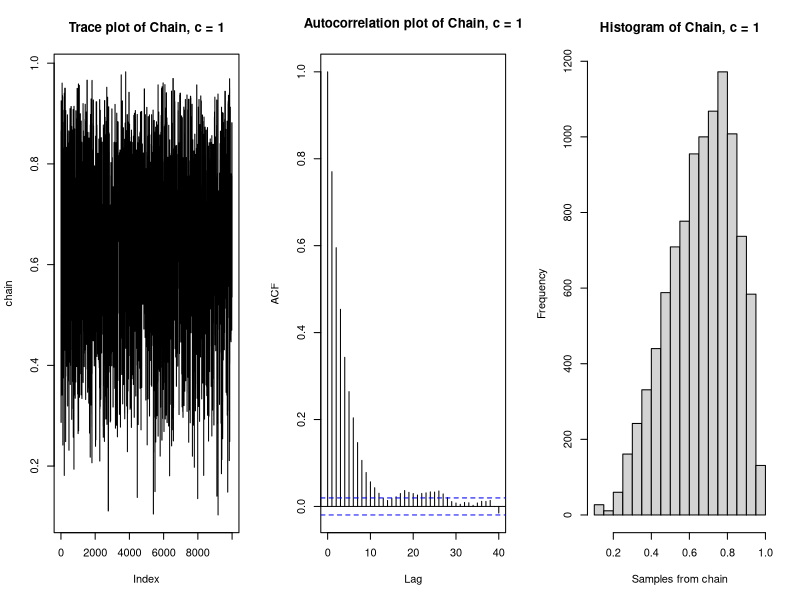
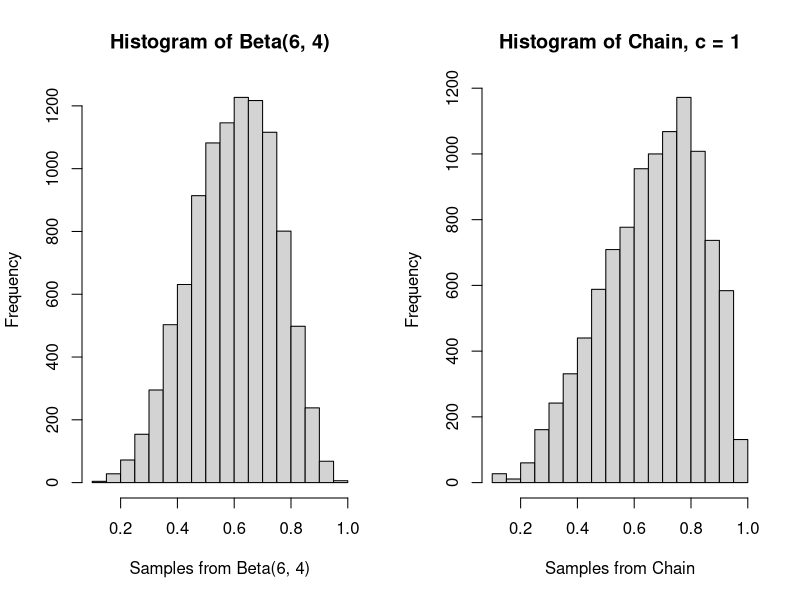
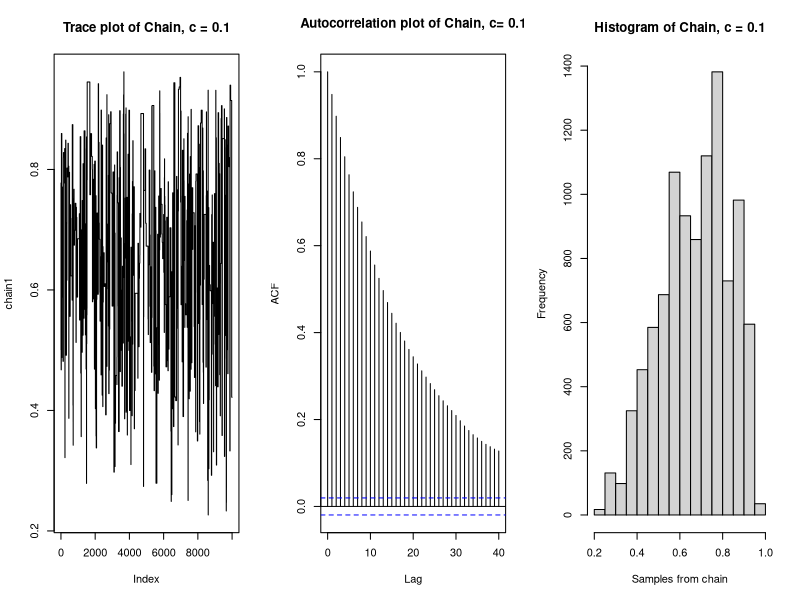
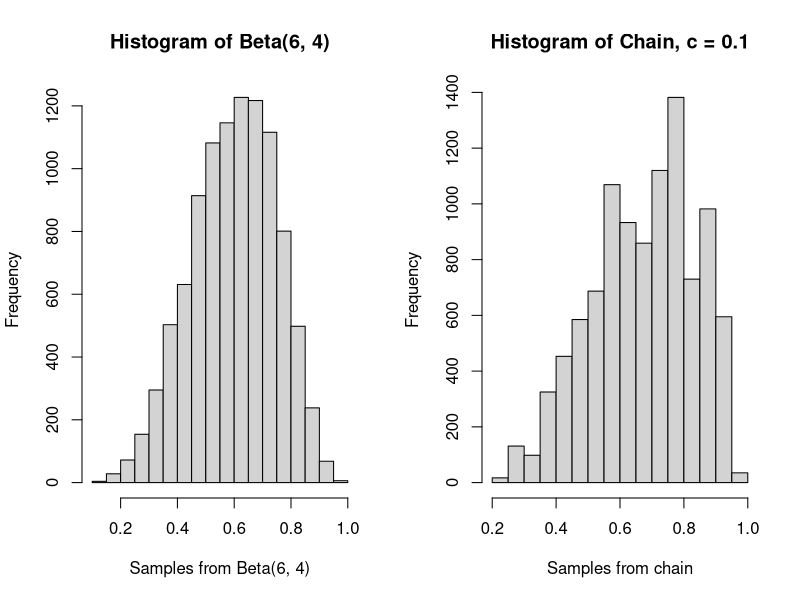
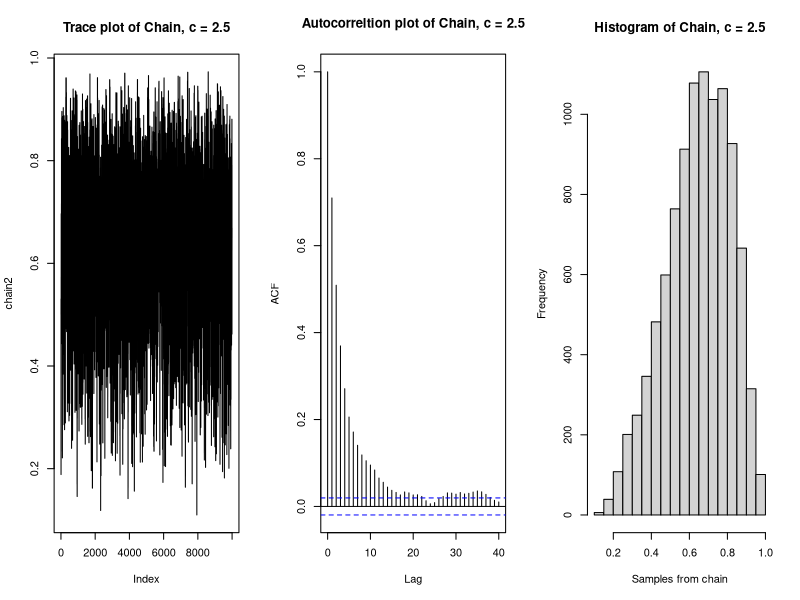
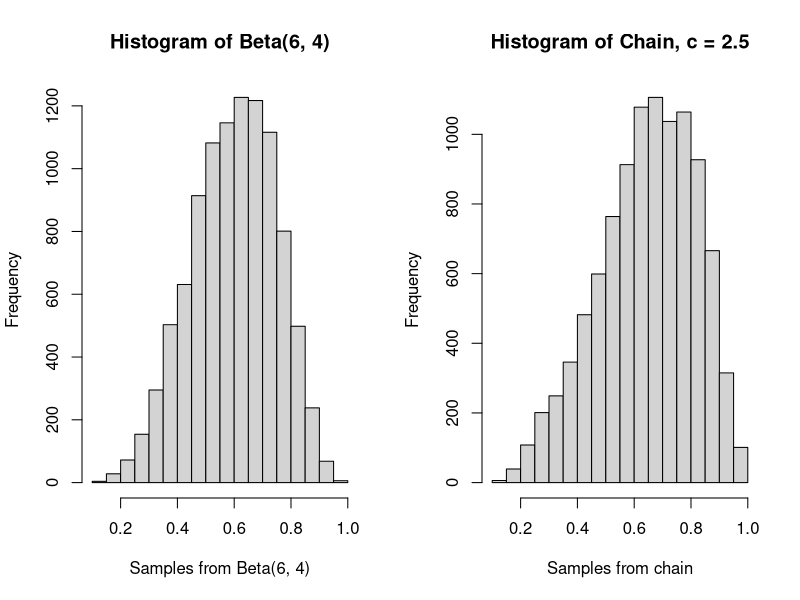
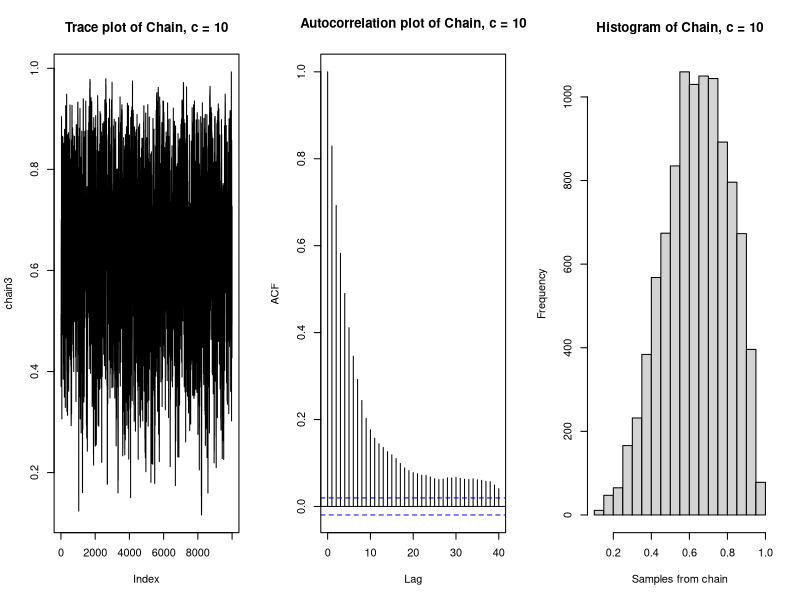
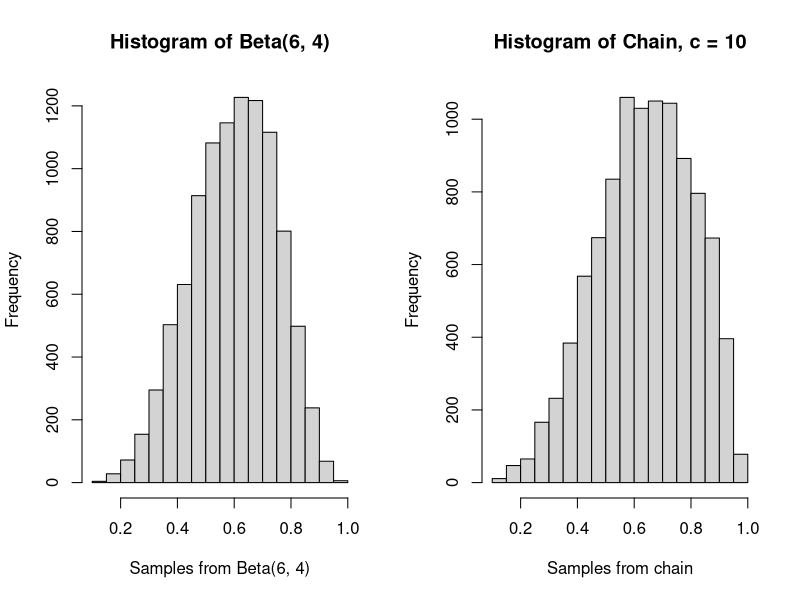

Write R code to recreate these figures, in order.
## ---- chunk 1
knitr::opts_chunk$set(echo = TRUE)
## ---- chunk 2
a <- 6
b <- 4

likelihood <- function(param){
  singlelikelihoods = dbeta(param, a, b, log = T)
}

prior <- function(param){
  pr = dunif(param, min=0, max=1, log = T)
  return(pr)
}

posterior <- function(param){
  return (exp(likelihood(param) + prior(param)))
}

metropolis_MCMC <- function(startvalue, iterations, c){
  chain = array(dim = c(iterations+1,1))
  chain[1,] = startvalue
  for (i in 1:iterations){
    proposal = rbeta(1, c*chain[i,], c*(1-chain[i,]))
    probab = dbeta(proposal,a,b)/dbeta(chain[i,],a,b)
    if (runif(1) < probab){
      chain[i+1,] = proposal
    }else{
      chain[i+1,] = chain[i,]
    }
  }
  return(chain)
}

startvalue <- runif(1, 0, 1)
chain=metropolis_MCMC(startvalue, 10000, c=1)

test <- rbeta(10000, 6, 4)

# Performance of the sampler: c = 1
par(mfrow=c(1,3))
plot(chain, type='l', main = "Trace plot of Chain, c = 1")
acf(chain, main = "Autocorrelation plot of Chain, c = 1")
hist(chain, xlab = "Samples from chain", main = "Histogram of Chain, c = 1")  

# Comparing the histogram of the chain with the target distribution Beta(6,4)
par(mfrow=c(1,2))
hist(test, xlab = "Samples from Beta(6, 4)", main = "Histogram of Beta(6, 4)")
hist(chain, xlab = "Samples from Chain", main = "Histogram of Chain, c = 1")

# Kolmogorov–Smirnov statistic
ks.test(chain, test)

par(mfrow=c(1,1))

# c = 0.1 / c - 2.5 / c = 10
chain1=metropolis_MCMC(startvalue, 10000, c=0.1)
chain2=metropolis_MCMC(startvalue, 10000, c=2.5)
chain3=metropolis_MCMC(startvalue, 10000, c=10)

# Putting burnIn in
burnIn = 5000
acceptance1 = 1-mean(duplicated(chain1[-(1:burnIn),]))
acceptance2 = 1-mean(duplicated(chain2[-(1:burnIn),]))
acceptance3 = 1-mean(duplicated(chain3[-(1:burnIn),]))

# Performance of the sampler: c = 0.1
par(mfrow=c(1,3))
plot(chain1, type='l', main = "Trace plot of Chain, c = 0.1")
acf(chain1, main = "Autocorrelation plot of Chain, c= 0.1")
hist(chain1, xlab = "Samples from chain", main = "Histogram of Chain, c = 0.1") 

# Comparing the histogram of the chain with the target distribution Beta(6,4)
par(mfrow=c(1,2))
hist(test, xlab = "Samples from Beta(6, 4)", main = "Histogram of Beta(6, 4)")
hist(chain1, xlab = "Samples from chain", main = "Histogram of Chain, c = 0.1")

# Kolmogorov–Smirnov statistic
ks.test(chain1, test)

# Performance of the sampler: c = 2.5
par(mfrow=c(1,3))
plot(chain2, type='l', main = "Trace plot of Chain, c = 2.5")
acf(chain2, main = "Autocorreltion plot of Chain, c = 2.5")
hist(chain2, xlab = "Samples from chain", main = "Histogram of Chain, c = 2.5")

# Comparing the histogram of the chain with the target distribution Beta(6,4)
par(mfrow=c(1,2))
hist(test, xlab = "Samples from Beta(6, 4)", main = "Histogram of Beta(6, 4)")
hist(chain2, xlab = "Samples from chain", main = "Histogram of Chain, c = 2.5")

# Kolmogorov–Smirnov statistic
ks.test(chain2, test)

# Performance of the sampler: c = 10
par(mfrow=c(1,3))
plot(chain3, type='l', main = "Trace plot of Chain, c = 10")
acf(chain3, main = "Autocorrelation plot of Chain, c = 10")
hist(chain3, xlab = "Samples from chain", main = "Histogram of Chain, c = 10")

# Comparing the histogram of the chain with the target distribution Beta(6,4)
par(mfrow=c(1,2))
hist(test, xlab = "Samples from Beta(6, 4)", main = "Histogram of Beta(6, 4)")
hist(chain3, xlab = "Samples from chain", main = "Histogram of Chain, c = 10")

# Kolmogorov–Smirnov statistic
ks.test(chain3, test)
